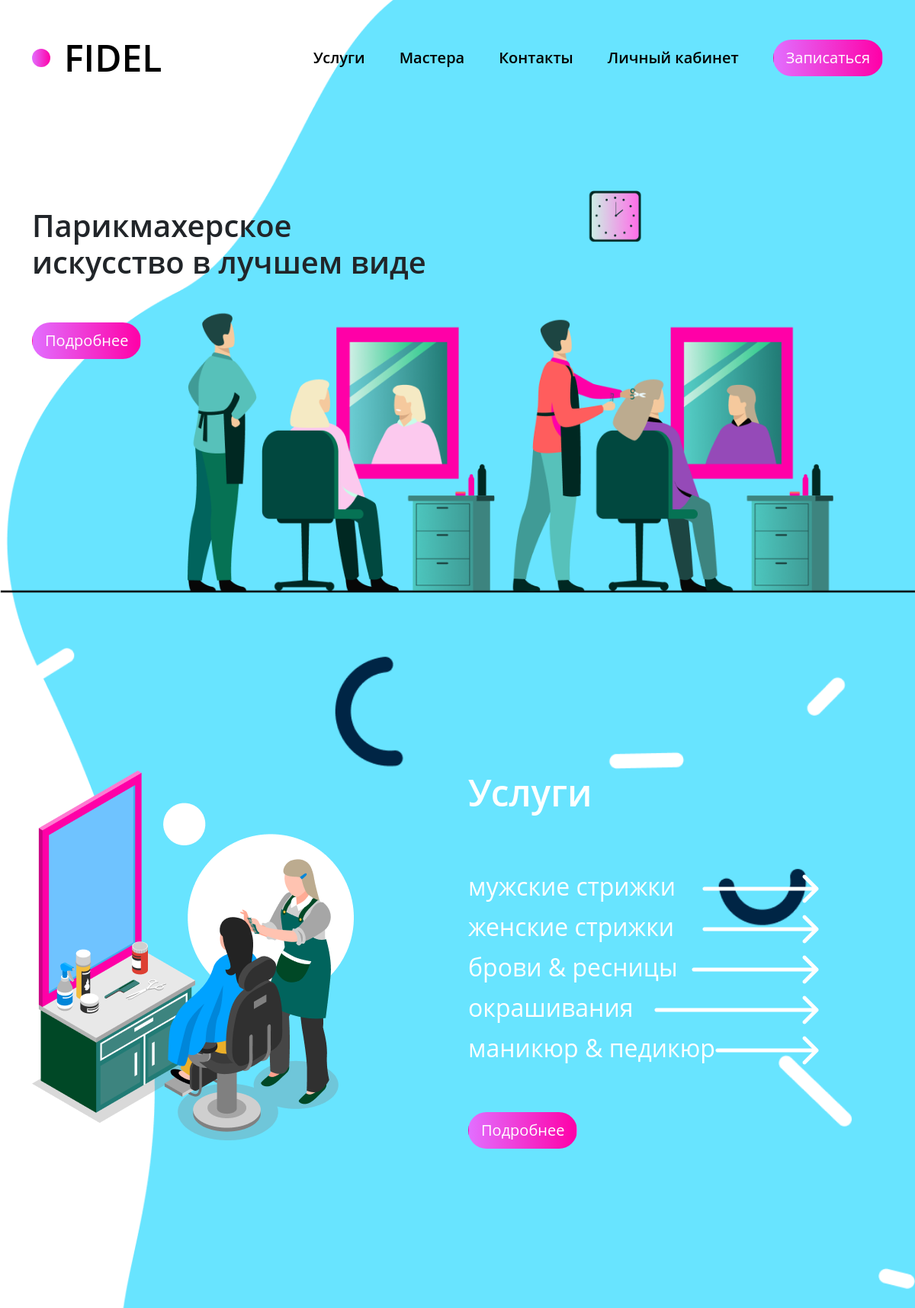
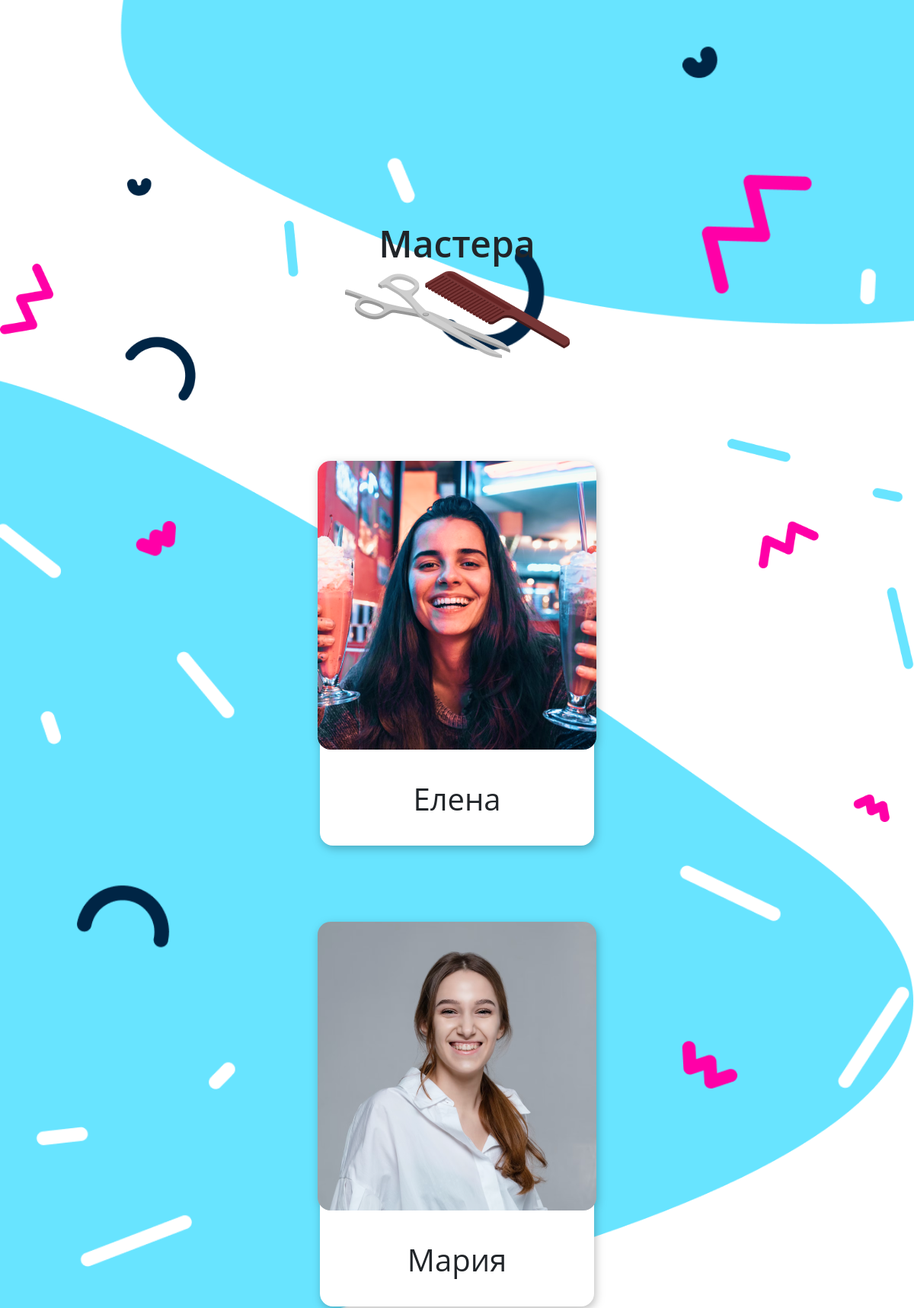
The page / (upper part) on the database its author committed (2 pictures, top to bottom).
### app/models.py (models this page shows, shortened)
class Master(models.Model):
    name = models.CharField(max_length=100)
    image_path = models.CharField(max_length=200)
    services = models.TextField()
    experience_years = models.PositiveIntegerField()
    def __str__(self):
        return self.name

### app/views.py (the view)
# urls.py: path("", views.index),
def index(request):
    masters = Master.objects.all()[:4]
    if request.method == 'POST':
        form = AppointmentForm(request.POST)
        if form.is_valid():
            appointment = Appointment(
                first_name=form.cleaned_data['first_name'],
                last_name=form.cleaned_data['last_name'],
                service=form.cleaned_data['service'],
                master=form.cleaned_data['master'],
                date=form.cleaned_data['date'],
                phone_number=form.cleaned_data['phone_number']
            )
            appointment.save()
            print("Новая запись создана:")
            print("Имя:", appointment.first_name)
            print("Фамилия:", appointment.last_name)
            print("Дата:", appointment.date)
            print("Услуга:", appointment.service)
            print("Мастер:", appointment.master)
            print("Номер телефона:", appointment.phone_number)
            return render(request, 'index.html', {'masters': masters,'form': form, 'success': True})
    else:
        form = AppointmentForm()
    return render(request, "index.html", {'masters': masters, 'form': form})

### app/models.py (called while the page is built)
    def __str__(self):
        return self.name

### app/templates/index.html (shortened to what this page needs)
{% extends "base.html" %}
{% load static %}
{% block content %}
<div class="section section-preview container">
    <div class="section-title">
        <h1 class="title-primary">Парикмахерское искусство в лучшем виде</h1>
        <button class="btn btn-lg">Подробнее</button>
    </div>
    <img class="img-block" alt="primary-block" src="{% static "img/primary.png" %}">
</div>
<div class="section section-services container" id="services-block">
    <div class="img-part"><img src="{% static "img/services.png" %}" alt="img"></div>
    <div class="list-part">
        <h2 class="title-secondary">Услуги</h2>
        <ul class="services-list">
            <li><a href="/masters/">мужcкие стрижки</a><div class="list-arrow"><img src="{% static "img/arr-1.png" %}" alt="arrow"></div></li>
            <li><a href="/masters/">женские стрижки</a><div class="list-arrow"><img src="{% static "img/arr-2.png" %}" alt="arrow"></div></li>
            <li><a href="/masters/">брови & ресницы</a><div class="list-arrow"><img src="{% static "img/arr-3.png" %}" alt="arrow"></div></li>
            <li><a href="/masters/">окрашивания</a><div class="list-arrow"><img src="{% static "img/arr-4.png" %}" alt="arrow"></div></li>
            <li><a href="/masters/">маникюр & педикюр</a><div class="list-arrow"><img src="{% static "img/arr-5.png" %}" alt="arrow"></div></li>
        </ul>
        <a class="btn btn-lg" href="/masters/">Подробнее</a>
    </div>
</div>
<div class="section section-masters container">
    <div class="subsection-title">
        <h2 class="title-secondary">Мастера</h2>
        <img alt="img" src="{% static "img/masters.png" %}">
    </div>
    <div class="masters-list">
        {% for master in masters %}
            <div class="master-card">
                <img class="master-image" src="{% static 'img/' %}{{ master.image_path }}">
                <span class="master-name">{{ master.name }}</span>
            </div>
        {% endfor %}
    </div>
</div>
<img class="bg-1 bg-img" src="{% static "img/bg-1.png" %}" alt="img">
<img class="bg-2 bg-img" src="{% static "img/bg-2.png" %}" alt="img">
<img class="gr-1 bg-img" src="{% static "img/gr-1.png" %}" alt="img">
{% endblock content %}

### app/static/css/style.css (style rules this page uses)
* { font-family: 'Open Sans', sans-serif; }
a { text-decoration: none !important; color: black !important; }
.section-preview { margin-bottom:540px; }
.btn { background: linear-gradient(90deg, #E26EFF, #FF00A7); color: white !important; border-radius: 40px !important; }
.services-list { padding: 0; font-size: 32px; width: 545px; display: flex; flex-direction: column; gap: 40px; margin-bottom: 60px; }
ul { list-style-type: none; }
.services-list a { color: white !important; }
.services-list li { display: flex; justify-content: space-between; }
.img-block { position: absolute; top: 250px; right: 0; width: 1200px; }
.section-title { width: 550px; }
h1.title-primary { font-weight: 600; margin-bottom: 55px; }
.section-services { display: flex; justify-content: left; gap: 150px; color: white; margin-bottom: 500px; }
.title-secondary { font-size: 48px; font-weight: 600; }
.section-services .title-secondary { margin-bottom: 70px; }
.bg-img { position: absolute; z-index: -1; }
.bg-1 { top: 0; right: 0; }
.subsection-title { display: flex; flex-direction: column; margin: 0 auto; width: fit-content; align-items: center; margin-bottom: 135px; }
.subsection-title img { width: fit-content; }
.gr-1 { top: 850px; right: 0; }
.section-masters { margin-bottom: 350px; }
.master-card { display: flex; width: 360px; height: 505px; background-color: white; border-radius: 17px; filter: drop-shadow(2px 4px 6px rgba(0, 0, 0, 0.25)); flex-direction: column; align-items: center; margin: 0 100px; }
.masters-list { display: flex; flex-wrap: wrap; gap: 250px; }
.master-name { margin-top: 35px; font-size: 40px; }
.master-image { border-radius: 17px; }
.bg-2 { top: 2200px; }
.services-list { display: flex; flex-direction: column; flex-wrap: wrap; width: auto; height: 400px; row-gap: 5px; }
.section-masters .masters-list { gap: 100px; }
@media screen and (max-width: 1440px) { .bg-img { width: 100vw; } }
@media screen and (max-width: 1440px) { .section-masters .masters-list { justify-content: center; } }
@media screen and (max-width: 1440px) { .services-list { height: auto; } }

### rows shown on the page
Master: image_path (picture), name "Елена"
Master: image_path (picture), name "Мария"
